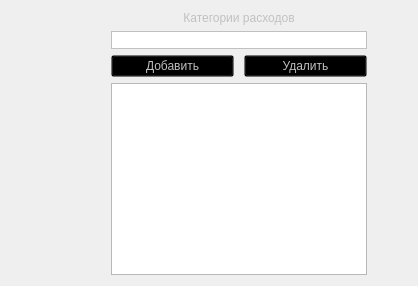
            <widget class="QWidget" name="tab_5">
             <attribute name="title">
              <string>Tab 2</string>
             </attribute>
             <layout class="QHBoxLayout" name="horizontalLayout_12">
              <item>
               <layout class="QGridLayout" name="gridLayout_2">
                <property name="leftMargin">
                 <number>100</number>
                </property>
                <item row="1" column="0">
                 <widget class="QLineEdit" name="lineEdit_5">
                  <property name="maximumSize">
                   <size>
                    <width>300</width>
                    <height>16777215</height>
                   </size>
                  </property>
                  <property name="styleSheet">
                   <string notr="true">font: 25 10pt &quot;Bahnschrift Light&quot;;
color: rgb(193,193,193);
border-width: 1px;
border-style: solid;
border-color: rgba(0,0,0,0);
border-color: rgb(193,193,193);</string>
                  </property>
                 </widget>
                </item>
                <item row="2" column="0">
                 <layout class="QHBoxLayout" name="horizontalLayout_13">
                  <property name="spacing">
                   <number>10</number>
                  </property>
                  <item>
                   <widget class="QPushButton" name="pushButton_6">
                    <property name="maximumSize">
                     <size>
                      <width>145</width>
                      <height>16777215</height>
                     </size>
                    </property>
                    <property name="cursor">
                     <cursorShape>PointingHandCursor</cursorShape>
                    </property>
                    <property name="styleSheet">
                     <string notr="true">background-color: rgba(0,0,0,0);
font: 25 10pt &quot;Bahnschrift Light&quot;;
color:rgb(193, 193, 193)</string>
                    </property>
                    <property name="text">
                     <string>Добавить</string>
                    </property>
                   </widget>
                  </item>
                  <item>
                   <widget class="QPushButton" name="pushButton_5">
                    <property name="maximumSize">
                     <size>
                      <width>145</width>
                      <height>16777215</height>
                     </size>
                    </property>
                    <property name="cursor">
                     <cursorShape>PointingHandCursor</cursorShape>
                    </property>
                    <property name="styleSheet">
                     <string notr="true">background-color: rgba(0,0,0,0);
font: 25 10pt &quot;Bahnschrift Light&quot;;
color:rgb(193, 193, 193)</string>
                    </property>
                    <property name="text">
                     <string>Удалить</string>
                    </property>
                   </widget>
                  </item>
                 </layout>
                </item>
                <item row="3" column="0">
                 <widget class="QTableWidget" name="tableWidget_2">
                  <property name="maximumSize">
                   <size>
                    <width>300</width>
                    <height>16777215</height>
                   </size>
                  </property>
                  <property name="styleSheet">
                   <string notr="true">font: 25 10pt &quot;Bahnschrift Light&quot;;
color: rgb(193,193,193);</string>
                  </property>
                 </widget>
                </item>
                <item row="0" column="0">
                 <widget class="QLabel" name="label_2">
                  <property name="styleSheet">
                   <string notr="true">font: 25 14pt &quot;Bahnschrift Light&quot;;
color: rgb(193,193,193)</string>
                  </property>
                  <property name="text">
                   <string>Категории расходов</string>
                  </property>
                  <property name="alignment">
                   <set>Qt::AlignCenter</set>
                  </property>
                 </widget>
                </item>
               </layout>
              </item>
              <item>
               <spacer name="horizontalSpacer">
                <property name="orientation">
                 <enum>Qt::Horizontal</enum>
                </property>
                <property name="sizeHint" stdset="0">
                 <size>
                  <width>40</width>
                  <height>20</height>
                 </size>
                </property>
               </spacer>
              </item>
             </layout>
            </widget>
